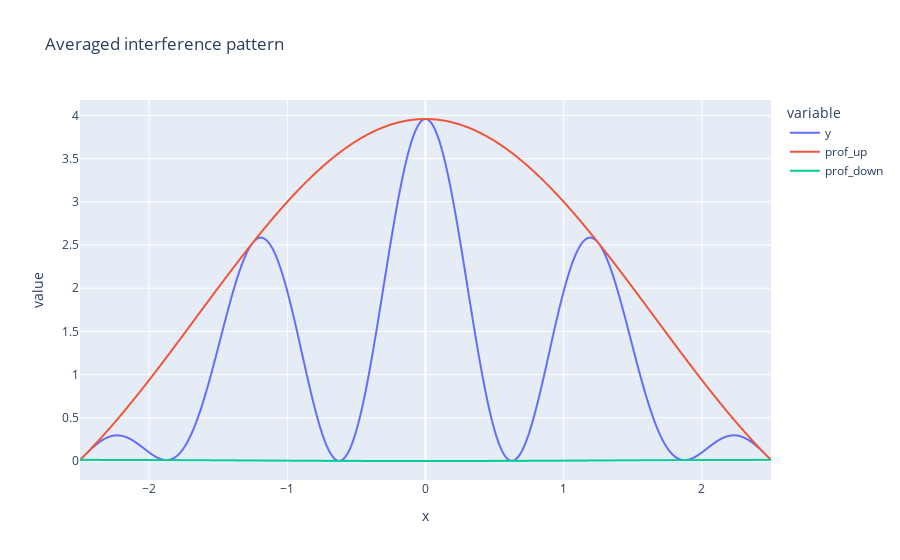

The code cell stored with this chart in its notebook:
### Code cell
import pandas as pd
import numpy as np
import plotly.express as px

# measures in [cm]
x = np.linspace(-2.5, 2.5, 500)
a = 0.1 
s = 0.4
lam = 5e-5
z = 1e4

y = np.sinc(2 * (x - s/2) * a / (lam * z)) + np.sinc(2 * (x + s/2) * a / (lam * z)) + np.cos(2 * np.pi * x * s / (lam * z)) * 2* np.sinc(a * s / (lam * z)) * np.sinc(2 * x * a / (lam * z))
y_M = np.sinc(2 * (x - s/2) * a / (lam * z)) + np.sinc(2 * (x + s/2) * a / (lam * z)) + 2 * np.sinc(a * s / (lam * z)) * np.sinc(2 * x * a / (lam * z))
y_m = np.sinc(2 * (x - s/2) * a / (lam * z)) + np.sinc(2 * (x + s/2) * a / (lam * z)) - 2 * np.sinc(a * s / (lam * z)) * np.sinc(2 * x * a / (lam * z))
df = pd.DataFrame({
    'x': x,
    'y': y,
    'prof_up': y_M,
    'prof_down': y_m
})

fig = px.line(df.melt(id_vars = 'x', value_vars = ['y', 'prof_up', 'prof_down']), x = 'x', y = 'value', title = 'Averaged interference pattern', line_group = 'variable', color = 'variable') 

fig.show()

### Figure 1 — Plotly figure (JSON) as saved in the notebook; plotly's stock layout.template omitted (floating-point values rounded to 4 significant figures; data arrays with more than 128 entries replaced by an {"elided": "..."} marker saying what was removed)
{"data": [{"hovertemplate": "variable=y<br>x=%{x}<br>value=%{y}<extra></extra>", "legendgroup": "y", "line": {"color": "#636efa", "dash": "solid"}, "marker": {"symbol": "circle"}, "mode": "lines", "name": "y", "showlegend": true, "type": "scattergl", "x": {"elided": "500 float values"}, "xaxis": "x", "y": {"elided": "500 float values"}, "yaxis": "y"}, {"hovertemplate": "variable=prof_up<br>x=%{x}<br>value=%{y}<extra></extra>", "legendgroup": "prof_up", "line": {"color": "#EF553B", "dash": "solid"}, "marker": {"symbol": "circle"}, "mode": "lines", "name": "prof_up", "showlegend": true, "type": "scattergl", "x": {"elided": "500 float values"}, "xaxis": "x", "y": {"elided": "500 float values"}, "yaxis": "y"}, {"hovertemplate": "variable=prof_down<br>x=%{x}<br>value=%{y}<extra></extra>", "legendgroup": "prof_down", "line": {"color": "#00cc96", "dash": "solid"}, "marker": {"symbol": "circle"}, "mode": "lines", "name": "prof_down", "showlegend": true, "type": "scattergl", "x": {"elided": "500 float values"}, "xaxis": "x", "y": {"elided": "500 float values"}, "yaxis": "y"}], "layout": {"legend": {"title": {"text": "variable"}, "tracegroupgap": 0}, "title": {"text": "Averaged interference pattern"}, "xaxis": {"anchor": "y", "domain": [0, 1], "title": {"text": "x"}}, "yaxis": {"anchor": "x", "domain": [0, 1], "title": {"text": "value"}}}}
